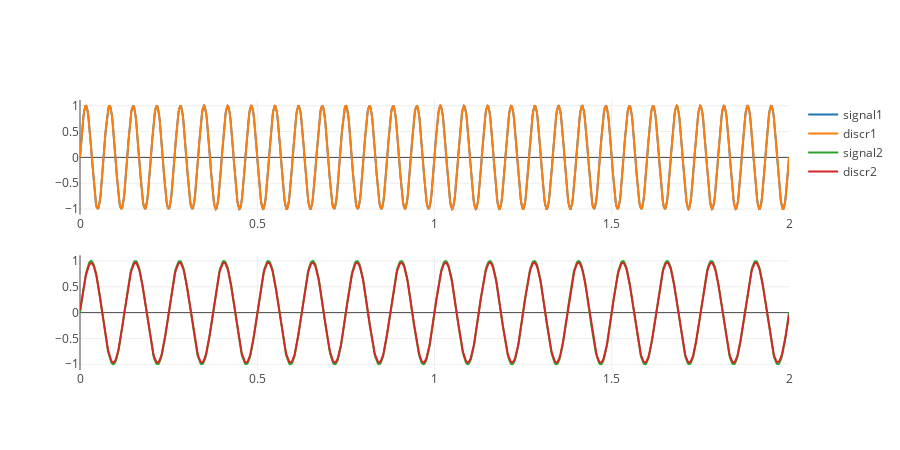

The notebook cell this image was saved under:
### Code cell
N = 1024
T = 2
t = np.linspace(0, T, N)
f1 = 15
f2 = 8

f3 = 15

s1 = [np.sin(np.pi * 2 *f1 * i) for i in t]
s2 = [np.sin(np.pi * 2 *f2 * i) for i in t]

print("signal 1 lengths")
print("oringinal length", len(s1))
if f3 > f1:
    discr1 = interpolate(s1, f1, f3)
else:
    discr1 = decimate(s1, f1, f3)
t1 = np.linspace(0, T, len(discr1))

print("signal 2 lengths")
print("oringinal length", len(s2))
if f3 > f2:
    discr2 = interpolate(s2, f2, f3)
else:
    discr2 = decimate(s2, f2, f3)
t2 = np.linspace(0, T, len(discr2))

tr_s1 = Scatter(
    x = t,
    y = s1,
    name='signal1'
)

tr_s2 = Scatter(
    x = t,
    y = s2,
    name='signal2'
)

tr_diskr1 = Scatter(
    x = t1,
    y = discr1,
    name='discr1'
)

tr_diskr2 = Scatter(
    x = t2,
    y = discr2,
    name='discr2'
)

fig = py.tools.make_subplots(rows = 2, cols = 1)
fig['layout'].update(height=450, width=900)
fig.append_trace(tr_s1, 1, 1)
fig.append_trace(tr_diskr1, 1, 1)
fig.append_trace(tr_s2, 2, 1)
fig.append_trace(tr_diskr2, 2, 1)
py.offline.iplot(fig)

### Figure 1 — Plotly figure (JSON) as saved in the notebook; plotly's stock layout.template omitted (floating-point values rounded to 4 significant figures; data arrays with more than 128 entries replaced by an {"elided": "..."} marker saying what was removed)
{"data": [{"name": "signal1", "type": "scatter", "x": {"elided": "1024 float values"}, "xaxis": "x1", "y": {"elided": "1024 float values"}, "yaxis": "y1"}, {"name": "discr1", "type": "scatter", "x": {"elided": "1024 float values"}, "xaxis": "x1", "y": {"elided": "1024 float values"}, "yaxis": "y1"}, {"name": "signal2", "type": "scatter", "x": {"elided": "1024 float values"}, "xaxis": "x2", "y": {"elided": "1024 float values"}, "yaxis": "y2"}, {"name": "discr2", "type": "scatter", "x": {"elided": "1024 float values"}, "xaxis": "x2", "y": {"elided": "1024 float values"}, "yaxis": "y2"}], "layout": {"height": 450, "width": 900, "xaxis1": {"anchor": "y1", "domain": [0, 1]}, "xaxis2": {"anchor": "y2", "domain": [0, 1]}, "yaxis1": {"anchor": "x1", "domain": [0.575, 1]}, "yaxis2": {"anchor": "x2", "domain": [0, 0.425]}}}
